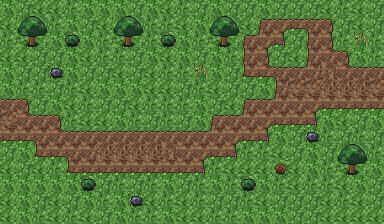

Rendered tile map (Tiled .tmx) drawn with the repository's tilesets; below, a short description and the full map source, tile grids included:
An orthogonal 24x14 tile map with 16x16 px tiles, 2 tile layers (ground, props), 3 tilesets.

<map version="1.10" tiledversion="1.10.2" orientation="orthogonal" renderorder="right-down" width="24" height="14" tilewidth="16" tileheight="16" infinite="0" nextlayerid="3" nextobjectid="1">
 <tileset firstgid="1" source="../importers/Tiled/verdant-00-sample.autotile_dirt.tsx" />
 <tileset firstgid="49" source="../importers/Tiled/verdant-00-sample.props.tsx" />
 <tileset firstgid="85" source="../importers/Tiled/verdant-00-sample.terrain.tsx" />
 <layer id="1" name="ground" width="24" height="14">
  <data encoding="csv">
87,85,88,88,86,87,87,87,85,87,88,86,85,87,85,85,87,85,85,85,88,86,88,85,
88,88,85,86,87,85,88,86,85,86,86,88,87,86,85,88,11,29,16,24,27,85,88,85,
86,88,85,87,86,87,86,87,86,86,86,87,86,85,87,11,31,35,85,13,43,86,87,86,
88,88,85,85,87,88,86,86,85,87,88,87,85,87,86,13,43,85,88,13,46,27,87,86,
87,85,85,87,87,85,85,88,85,88,86,86,87,87,85,5,36,24,32,34,91,46,32,32,
87,86,86,85,86,88,87,87,87,88,88,85,86,88,85,85,87,13,92,92,90,90,90,92,
32,27,85,87,88,86,85,85,88,86,86,86,87,85,88,11,32,34,89,45,37,37,37,37,
92,46,32,27,86,88,88,87,86,85,86,85,87,11,32,34,45,37,37,35,87,88,85,87,
37,37,42,46,32,32,32,32,32,32,32,32,32,34,45,37,35,87,85,85,86,85,86,85,
85,87,5,37,42,89,90,90,90,90,91,89,45,37,35,86,86,88,85,87,85,87,86,86,
88,85,88,86,5,37,37,37,37,37,37,37,35,86,88,88,88,86,88,87,86,86,85,87,
87,87,87,87,87,86,85,86,85,86,87,85,86,87,86,85,87,86,88,86,86,88,87,85,
88,87,85,88,85,87,86,87,85,88,86,88,86,85,85,86,88,85,85,85,88,86,88,85,
88,87,86,88,86,88,85,87,86,86,87,88,88,86,86,87,87,87,85,85,88,88,88,88
</data>
 </layer>
 <layer id="2" name="props" width="24" height="14">
  <data encoding="csv">
0,0,0,0,0,0,0,0,0,0,0,0,0,0,0,0,0,0,0,0,0,0,0,0,
0,59,60,0,0,0,0,59,60,0,0,0,0,59,60,0,0,0,0,0,0,0,0,0,
0,77,78,0,61,0,0,77,78,0,61,0,0,77,78,0,0,0,0,0,0,0,57,0,
0,0,0,0,0,0,0,0,0,0,0,0,0,0,0,0,0,0,0,0,0,0,0,0,
0,0,0,63,0,0,0,0,0,0,0,0,57,0,0,0,0,0,0,0,0,0,0,0,
0,0,0,0,0,0,0,0,0,0,0,0,0,0,0,0,0,0,0,0,0,0,0,0,
0,0,0,0,0,0,0,0,0,0,0,0,0,0,0,0,0,0,0,0,0,0,0,0,
0,0,0,0,0,0,0,0,0,0,0,0,0,0,0,0,0,0,0,0,0,0,0,0,
0,0,0,0,0,0,0,0,0,0,0,0,0,0,0,0,0,0,0,63,0,0,0,0,
0,0,0,0,0,0,0,0,0,0,0,0,0,0,0,0,0,0,0,0,0,59,60,0,
0,0,0,0,0,0,0,0,0,0,0,0,0,0,0,0,0,65,0,0,0,77,78,0,
0,0,0,0,0,61,0,0,0,0,0,0,0,0,0,61,0,0,0,0,0,0,0,0,
0,0,0,0,0,0,0,0,63,0,0,0,0,0,0,0,0,0,0,0,0,0,0,0,
0,0,0,0,0,0,0,0,0,0,0,0,0,0,0,0,0,0,0,0,0,0,0,0
</data>
 </layer>
</map>
